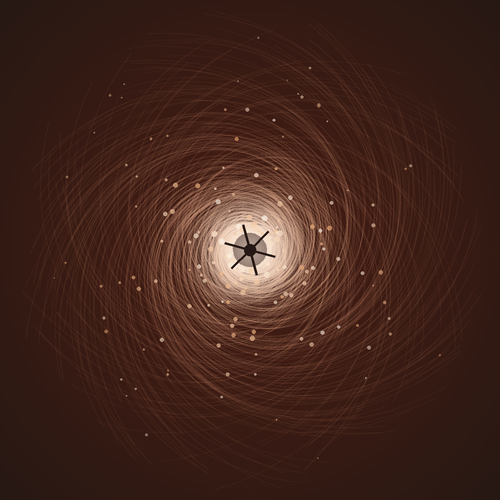

Write the Python code that produced this figure.
"""
Self-portrait of Claude (Fable).

A fable is a story that carries meaning beneath its surface, so this
portrait is built from story-threads: hundreds of fine lines that each
wander on their own, yet spiral toward a shared center — many strands
of thought becoming one voice. The palette is Anthropic's warm
terracotta and cream; the core glows like a held idea.

Rendered at 3x and downsampled for smooth lines. Requires Pillow only.
"""
import math
import random
from PIL import Image, ImageDraw, ImageFilter

random.seed(42)

FINAL = 500
SCALE = 3
S = FINAL * SCALE
CX, CY = S / 2, S / 2

# Palette
DEEP = (38, 24, 20)        # near-black warm brown
EMBER = (120, 52, 36)
CLAY = (217, 119, 87)      # Anthropic terracotta
AMBER = (238, 168, 110)
CREAM = (250, 240, 226)

# ---- Background: deep warm vignette ----
bg = Image.new("RGB", (S, S))
px = bg.load()
maxr = math.hypot(CX, CY)
for y in range(S):
    for x in range(S):
        d = min(math.hypot(x - CX, y - CY) / maxr, 1.0)
        t = d ** 1.6
        r = int(EMBER[0] * (1 - t) * 0.55 + DEEP[0] * t)
        g = int(EMBER[1] * (1 - t) * 0.55 + DEEP[1] * t)
        b = int(EMBER[2] * (1 - t) * 0.55 + DEEP[2] * t)
        px[x, y] = (r, g, b)

img = bg
draw = ImageDraw.Draw(img, "RGBA")


def lerp(a, b, t):
    return tuple(int(a[i] + (b[i] - a[i]) * t) for i in range(3))


# ---- Story-threads: wandering lines that spiral inward ----
# Each thread starts at the rim at a random angle and walks inward,
# pulled tangentially (spiral) with per-thread noise (its own story).
N_THREADS = 220
STEPS = 240

for i in range(N_THREADS):
    ang = random.uniform(0, 2 * math.pi)
    rad = random.uniform(0.78, 1.02) * (S * 0.48)
    # each thread gets its own character
    twist = random.uniform(0.020, 0.040) * random.choice([1, 1, 1, -1])
    wobble_f = random.uniform(2.0, 6.0)
    wobble_a = random.uniform(0.5, 3.0) * SCALE
    phase = random.uniform(0, 2 * math.pi)
    warm = random.random()  # 0 = clay, 1 = amber

    pts = []
    a, r = ang, rad
    for s in range(STEPS):
        t = s / STEPS
        r *= (1 - 0.0125)            # drift inward
        a += twist * (1 + t * 2.2)   # tighten the spiral near the core
        w = math.sin(t * wobble_f * math.pi + phase) * wobble_a * (1 - t)
        x = CX + (r + w) * math.cos(a)
        y = CY + (r + w) * math.sin(a)
        pts.append((x, y))
        if r < S * 0.035:
            break

    base = lerp(CLAY, AMBER, warm)
    n = len(pts)
    for j in range(n - 1):
        t = j / n
        col = lerp(base, CREAM, t * 0.75)          # brighten toward center
        alpha = int(14 + 80 * (t ** 1.5))          # fade in toward center
        draw.line([pts[j], pts[j + 1]], fill=(*col, alpha), width=SCALE)

# ---- Occasional bright "moments" along the threads ----
for _ in range(160):
    ang = random.uniform(0, 2 * math.pi)
    rr = (random.random() ** 1.8) * S * 0.40 + S * 0.04
    x = CX + rr * math.cos(ang)
    y = CY + rr * math.sin(ang)
    size = random.uniform(0.8, 2.4) * SCALE * (1.4 - rr / (S * 0.5))
    glow = lerp(AMBER, CREAM, random.random())
    a = int(90 + 120 * (1 - rr / (S * 0.5)))
    draw.ellipse([x - size, y - size, x + size, y + size], fill=(*glow, a))

# ---- The core: a soft glow with an asterisk (the Claude mark) ----
glow_layer = Image.new("RGBA", (S, S), (0, 0, 0, 0))
gd = ImageDraw.Draw(glow_layer)
for rr, alpha in [(S * 0.11, 40), (S * 0.075, 70), (S * 0.045, 120), (S * 0.025, 200)]:
    gd.ellipse([CX - rr, CY - rr, CX + rr, CY + rr], fill=(*CREAM, alpha))
glow_layer = glow_layer.filter(ImageFilter.GaussianBlur(10 * SCALE))
img = Image.alpha_composite(img.convert("RGBA"), glow_layer)
draw = ImageDraw.Draw(img, "RGBA")

# six-point asterisk — hand-drawn as tapered strokes, not a rigid star
for k in range(6):
    a = k * math.pi / 3 + math.pi / 12
    L = S * 0.052
    x1, y1 = CX + L * math.cos(a), CY + L * math.sin(a)
    draw.line([(CX, CY), (x1, y1)], fill=(*DEEP, 235), width=int(2.6 * SCALE))
core_r = S * 0.012
draw.ellipse([CX - core_r, CY - core_r, CX + core_r, CY + core_r], fill=(*DEEP, 255))

# ---- Downsample for smoothness ----
img = img.convert("RGB").resize((FINAL, FINAL), Image.LANCZOS)

out = "/Users/timf34/Documents/VSCode/AISelfPortraits/fable_self_portrait.png"
img.save(out)
print("saved:", out)
